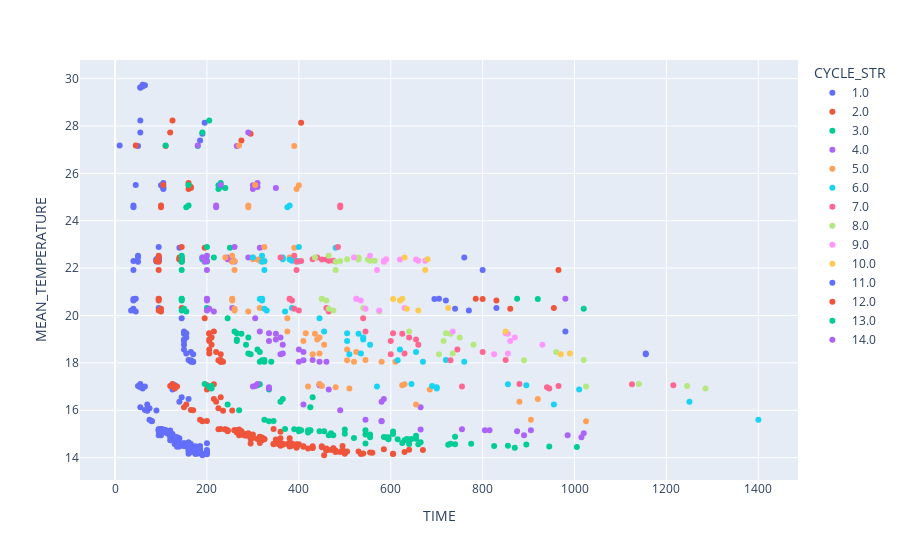

The notebook cell this image was saved under:
### Code cell
px.scatter(troughs_row_1, x="TIME", y="MEAN_TEMPERATURE", color="CYCLE_STR")

### Figure 1 — Plotly figure (JSON) as saved in the notebook; plotly's stock layout.template omitted (floating-point values rounded to 4 significant figures; data arrays with more than 128 entries replaced by an {"elided": "..."} marker saying what was removed)
{"data": [{"hovertemplate": "CYCLE_STR=1.0<br>TIME=%{x}<br>MEAN_TEMPERATURE=%{y}<extra></extra>", "legendgroup": "1.0", "marker": {"color": "#636efa", "symbol": "circle"}, "mode": "markers", "name": "1.0", "orientation": "v", "showlegend": true, "type": "scatter", "x": {"elided": "185 int values"}, "xaxis": "x", "y": {"elided": "185 float values"}, "yaxis": "y"}, {"hovertemplate": "CYCLE_STR=2.0<br>TIME=%{x}<br>MEAN_TEMPERATURE=%{y}<extra></extra>", "legendgroup": "2.0", "marker": {"color": "#EF553B", "symbol": "circle"}, "mode": "markers", "name": "2.0", "orientation": "v", "showlegend": true, "type": "scatter", "x": {"elided": "173 int values"}, "xaxis": "x", "y": {"elided": "173 float values"}, "yaxis": "y"}, {"hovertemplate": "CYCLE_STR=3.0<br>TIME=%{x}<br>MEAN_TEMPERATURE=%{y}<extra></extra>", "legendgroup": "3.0", "marker": {"color": "#00cc96", "symbol": "circle"}, "mode": "markers", "name": "3.0", "orientation": "v", "showlegend": true, "type": "scatter", "x": [640, 425, 520, 655, 500, 555, 630, 335, 730, 655, 445, 775, 390, 895, 855, 615, 645, 740, 420, 405, 625, 465, 660, 545, 500, 545, 545, 870, 825, 595, 635, 325, 945, 475, 1005, 665, 370, 425, 740, 605, 420, 640, 585, 400, 590, 605, 455, 555, 725, 400, 470, 595, 345, 425, 270, 430, 335, 245, 365, 195, 210, 210, 205, 205, 315, 310, 360, 260, 325, 245, 265, 320, 295, 325, 340, 315, 275, 285, 310, 290, 265, 290, 265, 315, 145, 145, 145, 145, 155, 150, 145, 200, 145, 195, 145, 200, 200, 190, 145, 195, 200, 145, 190, 215, 195, 250, 160, 160, 155, 230, 225, 230, 225, 240, 110, 180, 205, 190], "xaxis": "x", "y": [14.57, 15.16, 14.83, 14.8, 15.19, 14.86, 14.74, 15.53, 14.59, 14.92, 15.11, 14.59, 15.2, 14.56, 14.51, 14.77, 14.79, 14.57, 15.16, 15.15, 14.61, 14.95, 14.57, 14.98, 15.01, 14.6, 15.15, 14.41, 14.5, 14.78, 14.79, 15.6, 14.47, 14.94, 14.45, 14.65, 15.21, 15.15, 14.89, 15.11, 15.07, 14.77, 14.87, 15.18, 14.85, 15.0, 15.12, 14.97, 14.54, 15.11, 15.03, 14.86, 15.55, 16.13, 16.0, 16.54, 16.88, 16.24, 16.48, 17.1, 17.02, 16.92, 17.01, 16.97, 17.1, 17.05, 16.36, 19.33, 18.12, 19.88, 18.92, 18.11, 18.36, 18.05, 18.05, 18.05, 19.23, 18.76, 18.57, 19.08, 18.99, 18.4, 19.25, 18.46, 20.69, 21.92, 20.64, 20.7, 20.17, 20.28, 20.21, 20.31, 22.3, 22.37, 22.52, 22.28, 22.89, 22.38, 22.27, 22.37, 22.31, 22.45, 22.45, 22.45, 22.31, 22.86, 25.5, 24.64, 24.57, 25.59, 25.5, 25.43, 25.34, 25.38, 27.18, 27.15, 28.23, 27.73], "yaxis": "y"}, {"hovertemplate": "CYCLE_STR=4.0<br>TIME=%{x}<br>MEAN_TEMPERATURE=%{y}<extra></extra>", "legendgroup": "4.0", "marker": {"color": "#ab63fa", "symbol": "circle"}, "mode": "markers", "name": "4.0", "orientation": "v", "showlegend": true, "type": "scatter", "x": [905, 1015, 580, 875, 755, 805, 815, 890, 545, 985, 665, 1020, 580, 665, 490, 465, 410, 585, 310, 305, 335, 300, 335, 445, 445, 580, 315, 430, 305, 335, 410, 360, 445, 460, 400, 350, 365, 400, 360, 350, 365, 335, 410, 200, 200, 200, 200, 215, 205, 200, 255, 200, 255, 200, 260, 260, 245, 195, 250, 255, 190, 245, 290, 255, 315, 230, 220, 220, 310, 300, 310, 300, 350, 180, 265, 290], "xaxis": "x", "y": [15.16, 14.86, 15.53, 15.11, 15.2, 15.16, 15.15, 14.95, 15.6, 14.94, 15.18, 15.03, 15.55, 16.13, 16.0, 16.88, 16.24, 16.48, 17.1, 17.02, 16.92, 17.01, 16.97, 17.1, 17.05, 16.36, 19.33, 18.12, 19.88, 18.92, 18.11, 18.36, 18.05, 18.05, 18.05, 19.23, 18.76, 18.57, 19.08, 18.99, 18.4, 19.25, 18.46, 20.69, 21.92, 20.64, 20.7, 20.17, 20.28, 20.21, 20.31, 22.3, 22.37, 22.52, 22.28, 22.89, 22.38, 22.27, 22.37, 22.31, 22.45, 22.45, 22.45, 22.31, 22.86, 25.5, 24.64, 24.57, 25.59, 25.5, 25.43, 25.34, 25.38, 27.18, 27.15, 27.73], "yaxis": "y"}, {"hovertemplate": "CYCLE_STR=5.0<br>TIME=%{x}<br>MEAN_TEMPERATURE=%{y}<extra></extra>", "legendgroup": "5.0", "marker": {"color": "#FFA15A", "symbol": "circle"}, "mode": "markers", "name": "5.0", "orientation": "v", "showlegend": true, "type": "scatter", "x": [1025, 905, 685, 655, 920, 445, 450, 510, 420, 480, 630, 625, 880, 375, 545, 375, 410, 505, 430, 580, 610, 520, 435, 455, 505, 445, 440, 445, 415, 525, 255, 260, 255, 255, 290, 260, 260, 315, 260, 315, 255, 325, 325, 300, 255, 310, 320, 240, 300, 380, 315, 390, 305, 290, 290, 400, 395, 270, 390], "xaxis": "x", "y": [15.53, 15.6, 16.88, 16.24, 16.48, 17.1, 17.02, 16.92, 17.01, 16.97, 17.1, 17.05, 16.36, 19.33, 18.12, 19.88, 18.92, 18.11, 18.36, 18.05, 18.05, 18.05, 19.23, 18.76, 18.57, 19.08, 18.99, 18.4, 19.25, 18.46, 20.69, 21.92, 20.64, 20.7, 20.17, 20.28, 20.21, 20.31, 22.3, 22.37, 22.52, 22.28, 22.89, 22.38, 22.27, 22.37, 22.31, 22.45, 22.45, 22.45, 22.31, 22.86, 25.5, 24.64, 24.57, 25.5, 25.34, 27.18, 27.15], "yaxis": "y"}, {"hovertemplate": "CYCLE_STR=6.0<br>TIME=%{x}<br>MEAN_TEMPERATURE=%{y}<extra></extra>", "legendgroup": "6.0", "marker": {"color": "#19d3f3", "symbol": "circle"}, "mode": "markers", "name": "6.0", "orientation": "v", "showlegend": true, "type": "scatter", "x": [1400, 1010, 955, 645, 690, 700, 570, 700, 855, 895, 1250, 455, 720, 445, 505, 615, 510, 760, 670, 530, 555, 620, 540, 540, 535, 505, 655, 315, 325, 320, 320, 370, 325, 330, 385, 325, 385, 320, 400, 400, 365, 320, 380, 395, 300, 365, 385, 480, 380, 375], "xaxis": "x", "y": [15.6, 16.88, 16.24, 17.1, 17.02, 16.92, 17.01, 16.97, 17.1, 17.05, 16.36, 19.33, 18.12, 19.88, 18.92, 18.11, 18.36, 18.05, 18.05, 19.23, 18.76, 18.57, 19.08, 18.99, 18.4, 19.25, 18.46, 20.69, 21.92, 20.64, 20.7, 20.17, 20.28, 20.21, 20.31, 22.3, 22.37, 22.52, 22.28, 22.89, 22.38, 22.27, 22.37, 22.31, 22.45, 22.45, 22.31, 22.86, 24.64, 24.57], "yaxis": "y"}, {"hovertemplate": "CYCLE_STR=7.0<br>TIME=%{x}<br>MEAN_TEMPERATURE=%{y}<extra></extra>", "legendgroup": "7.0", "marker": {"color": "#FF6692", "symbol": "circle"}, "mode": "markers", "name": "7.0", "orientation": "v", "showlegend": true, "type": "scatter", "x": [880, 965, 945, 755, 940, 1125, 1215, 545, 850, 540, 600, 730, 600, 625, 660, 745, 640, 655, 630, 605, 800, 380, 395, 385, 380, 465, 390, 400, 460, 405, 460, 390, 485, 430, 395, 450, 475, 360, 440, 465, 490, 490], "xaxis": "x", "y": [17.1, 17.02, 16.92, 17.01, 16.97, 17.1, 17.05, 19.33, 18.12, 19.88, 18.92, 18.11, 18.36, 19.23, 18.76, 18.57, 19.08, 18.99, 18.4, 19.25, 18.46, 20.69, 21.92, 20.64, 20.7, 20.17, 20.28, 20.21, 20.31, 22.3, 22.37, 22.52, 22.89, 22.38, 22.27, 22.37, 22.31, 22.45, 22.45, 22.31, 24.64, 24.57], "yaxis": "y"}, {"hovertemplate": "CYCLE_STR=8.0<br>TIME=%{x}<br>MEAN_TEMPERATURE=%{y}<extra></extra>", "legendgroup": "8.0", "marker": {"color": "#B6E880", "symbol": "circle"}, "mode": "markers", "name": "8.0", "orientation": "v", "showlegend": true, "type": "scatter", "x": [1140, 1245, 1285, 1025, 640, 1020, 715, 890, 705, 730, 780, 750, 735, 720, 960, 450, 480, 460, 450, 575, 465, 475, 540, 490, 550, 465, 505, 480, 530, 565, 435, 530, 555], "xaxis": "x", "y": [17.1, 17.02, 16.92, 17.01, 19.33, 18.12, 18.92, 18.11, 18.36, 19.23, 18.76, 19.08, 18.4, 19.25, 18.46, 20.69, 21.92, 20.64, 20.7, 20.17, 20.28, 20.21, 20.31, 22.3, 22.37, 22.52, 22.38, 22.27, 22.37, 22.31, 22.45, 22.45, 22.31], "yaxis": "y"}, {"hovertemplate": "CYCLE_STR=9.0<br>TIME=%{x}<br>MEAN_TEMPERATURE=%{y}<extra></extra>", "legendgroup": "9.0", "marker": {"color": "#FF97FF", "symbol": "circle"}, "mode": "markers", "name": "9.0", "orientation": "v", "showlegend": true, "type": "scatter", "x": [735, 860, 825, 855, 930, 870, 855, 850, 525, 570, 535, 525, 545, 575, 630, 585, 655, 555, 590, 585, 620, 675, 520, 660], "xaxis": "x", "y": [19.33, 18.92, 18.36, 19.23, 18.76, 19.08, 18.4, 19.25, 20.69, 21.92, 20.64, 20.7, 20.28, 20.21, 20.31, 22.3, 22.37, 22.52, 22.38, 22.27, 22.37, 22.31, 22.45, 22.31], "yaxis": "y"}, {"hovertemplate": "CYCLE_STR=10.0<br>TIME=%{x}<br>MEAN_TEMPERATURE=%{y}<extra></extra>", "legendgroup": "10.0", "marker": {"color": "#FECB52", "symbol": "circle"}, "mode": "markers", "name": "10.0", "orientation": "v", "showlegend": true, "type": "scatter", "x": [850, 970, 990, 605, 675, 620, 625, 635, 660, 725, 680, 630], "xaxis": "x", "y": [19.33, 18.36, 18.4, 20.69, 21.92, 20.64, 20.7, 20.28, 20.21, 20.31, 22.38, 22.45], "yaxis": "y"}, {"hovertemplate": "CYCLE_STR=11.0<br>TIME=%{x}<br>MEAN_TEMPERATURE=%{y}<extra></extra>", "legendgroup": "11.0", "marker": {"color": "#636efa", "symbol": "circle"}, "mode": "markers", "name": "11.0", "orientation": "v", "showlegend": true, "type": "scatter", "x": [980, 1155, 1155, 695, 800, 720, 705, 740, 770, 830, 760], "xaxis": "x", "y": [19.33, 18.36, 18.4, 20.69, 21.92, 20.64, 20.7, 20.28, 20.21, 20.31, 22.45], "yaxis": "y"}, {"hovertemplate": "CYCLE_STR=12.0<br>TIME=%{x}<br>MEAN_TEMPERATURE=%{y}<extra></extra>", "legendgroup": "12.0", "marker": {"color": "#EF553B", "symbol": "circle"}, "mode": "markers", "name": "12.0", "orientation": "v", "showlegend": true, "type": "scatter", "x": [800, 965, 830, 785, 860, 955], "xaxis": "x", "y": [20.69, 21.92, 20.64, 20.7, 20.28, 20.31], "yaxis": "y"}, {"hovertemplate": "CYCLE_STR=13.0<br>TIME=%{x}<br>MEAN_TEMPERATURE=%{y}<extra></extra>", "legendgroup": "13.0", "marker": {"color": "#00cc96", "symbol": "circle"}, "mode": "markers", "name": "13.0", "orientation": "v", "showlegend": true, "type": "scatter", "x": [920, 875, 1020], "xaxis": "x", "y": [20.69, 20.7, 20.28], "yaxis": "y"}, {"hovertemplate": "CYCLE_STR=14.0<br>TIME=%{x}<br>MEAN_TEMPERATURE=%{y}<extra></extra>", "legendgroup": "14.0", "marker": {"color": "#ab63fa", "symbol": "circle"}, "mode": "markers", "name": "14.0", "orientation": "v", "showlegend": true, "type": "scatter", "x": [980], "xaxis": "x", "y": [20.7], "yaxis": "y"}], "layout": {"legend": {"title": {"text": "CYCLE_STR"}, "tracegroupgap": 0}, "margin": {"t": 60}, "xaxis": {"anchor": "y", "domain": [0, 1], "title": {"text": "TIME"}}, "yaxis": {"anchor": "x", "domain": [0, 1], "title": {"text": "MEAN_TEMPERATURE"}}}}
